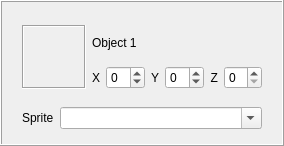
<?xml version="1.0" encoding="UTF-8"?>
<ui version="4.0">
 <class>ObjectPropertiesFrame</class>
 <widget class="QFrame" name="ObjectPropertiesFrame">
  <property name="geometry">
   <rect>
    <x>0</x>
    <y>0</y>
    <width>284</width>
    <height>146</height>
   </rect>
  </property>
  <property name="sizePolicy">
   <sizepolicy hsizetype="Preferred" vsizetype="Expanding">
    <horstretch>0</horstretch>
    <verstretch>0</verstretch>
   </sizepolicy>
  </property>
  <property name="minimumSize">
   <size>
    <width>284</width>
    <height>90</height>
   </size>
  </property>
  <property name="windowTitle">
   <string>Frame</string>
  </property>
  <property name="layoutDirection">
   <enum>Qt::LeftToRight</enum>
  </property>
  <property name="frameShape">
   <enum>QFrame::Box</enum>
  </property>
  <property name="frameShadow">
   <enum>QFrame::Raised</enum>
  </property>
  <property name="lineWidth">
   <number>1</number>
  </property>
  <layout class="QVBoxLayout" name="verticalLayout_2">
   <item>
    <widget class="QWidget" name="widget" native="true">
     <property name="sizePolicy">
      <sizepolicy hsizetype="Preferred" vsizetype="Fixed">
       <horstretch>0</horstretch>
       <verstretch>0</verstretch>
      </sizepolicy>
     </property>
     <layout class="QHBoxLayout" name="horizontalLayout_2">
      <item>
       <widget class="QLabel" name="label_spritePixmap">
        <property name="sizePolicy">
         <sizepolicy hsizetype="Fixed" vsizetype="Fixed">
          <horstretch>0</horstretch>
          <verstretch>0</verstretch>
         </sizepolicy>
        </property>
        <property name="minimumSize">
         <size>
          <width>64</width>
          <height>64</height>
         </size>
        </property>
        <property name="frameShape">
         <enum>QFrame::Box</enum>
        </property>
        <property name="frameShadow">
         <enum>QFrame::Sunken</enum>
        </property>
        <property name="text">
         <string/>
        </property>
        <property name="scaledContents">
         <bool>false</bool>
        </property>
        <property name="alignment">
         <set>Qt::AlignCenter</set>
        </property>
        <property name="indent">
         <number>-1</number>
        </property>
       </widget>
      </item>
      <item>
       <layout class="QVBoxLayout" name="verticalLayout">
        <item>
         <widget class="QLabel" name="label_name">
          <property name="text">
           <string>Object 1</string>
          </property>
         </widget>
        </item>
        <item>
         <layout class="QHBoxLayout" name="horizontalLayout">
          <item>
           <layout class="QHBoxLayout" name="x">
            <item>
             <widget class="QLabel" name="label_x">
              <property name="text">
               <string>X</string>
              </property>
              <property name="alignment">
               <set>Qt::AlignRight|Qt::AlignTrailing|Qt::AlignVCenter</set>
              </property>
             </widget>
            </item>
            <item>
             <widget class="NoScrollSpinBox" name="spinBox_x">
              <property name="focusPolicy">
               <enum>Qt::StrongFocus</enum>
              </property>
              <property name="toolTip">
               <string>&lt;html&gt;&lt;head/&gt;&lt;body&gt;&lt;p&gt;The X coordinate of this object.&lt;/p&gt;&lt;/body&gt;&lt;/html&gt;</string>
              </property>
              <property name="minimum">
               <number>-32768</number>
              </property>
              <property name="maximum">
               <number>32767</number>
              </property>
             </widget>
            </item>
           </layout>
          </item>
          <item>
           <layout class="QHBoxLayout" name="y">
            <item>
             <widget class="QLabel" name="label_y">
              <property name="text">
               <string>Y</string>
              </property>
              <property name="alignment">
               <set>Qt::AlignRight|Qt::AlignTrailing|Qt::AlignVCenter</set>
              </property>
             </widget>
            </item>
            <item>
             <widget class="NoScrollSpinBox" name="spinBox_y">
              <property name="focusPolicy">
               <enum>Qt::StrongFocus</enum>
              </property>
              <property name="toolTip">
               <string>&lt;html&gt;&lt;head/&gt;&lt;body&gt;&lt;p&gt;The Y coordinate of this object.&lt;/p&gt;&lt;/body&gt;&lt;/html&gt;</string>
              </property>
              <property name="minimum">
               <number>-32768</number>
              </property>
              <property name="maximum">
               <number>32767</number>
              </property>
             </widget>
            </item>
           </layout>
          </item>
          <item>
           <layout class="QHBoxLayout" name="z">
            <item>
             <widget class="QLabel" name="label">
              <property name="text">
               <string>Z</string>
              </property>
              <property name="alignment">
               <set>Qt::AlignRight|Qt::AlignTrailing|Qt::AlignVCenter</set>
              </property>
             </widget>
            </item>
            <item>
             <widget class="NoScrollSpinBox" name="spinBox_z">
              <property name="focusPolicy">
               <enum>Qt::StrongFocus</enum>
              </property>
              <property name="toolTip">
               <string>&lt;html&gt;&lt;head/&gt;&lt;body&gt;&lt;p&gt;The elevation of this object.&lt;/p&gt;&lt;/body&gt;&lt;/html&gt;</string>
              </property>
              <property name="maximum">
               <number>15</number>
              </property>
             </widget>
            </item>
           </layout>
          </item>
          <item>
           <spacer name="horizontalSpacer">
            <property name="orientation">
             <enum>Qt::Horizontal</enum>
            </property>
            <property name="sizeHint" stdset="0">
             <size>
              <width>40</width>
              <height>20</height>
             </size>
            </property>
           </spacer>
          </item>
         </layout>
        </item>
       </layout>
      </item>
     </layout>
    </widget>
   </item>
   <item>
    <widget class="QWidget" name="sprite" native="true">
     <property name="sizePolicy">
      <sizepolicy hsizetype="Preferred" vsizetype="Fixed">
       <horstretch>0</horstretch>
       <verstretch>0</verstretch>
      </sizepolicy>
     </property>
     <layout class="QFormLayout" name="formLayout_sprite">
      <property name="leftMargin">
       <number>9</number>
      </property>
      <property name="topMargin">
       <number>0</number>
      </property>
      <property name="bottomMargin">
       <number>0</number>
      </property>
      <item row="0" column="0">
       <widget class="QLabel" name="label_sprite">
        <property name="text">
         <string>Sprite</string>
        </property>
        <property name="buddy">
         <cstring>comboBox_sprite</cstring>
        </property>
       </widget>
      </item>
      <item row="0" column="1">
       <widget class="NoScrollComboBox" name="comboBox_sprite">
        <property name="enabled">
         <bool>true</bool>
        </property>
        <property name="sizePolicy">
         <sizepolicy hsizetype="MinimumExpanding" vsizetype="Fixed">
          <horstretch>0</horstretch>
          <verstretch>0</verstretch>
         </sizepolicy>
        </property>
        <property name="focusPolicy">
         <enum>Qt::StrongFocus</enum>
        </property>
        <property name="toolTip">
         <string>&lt;html&gt;&lt;head/&gt;&lt;body&gt;&lt;p&gt;The sprite graphics to use for this object.&lt;/p&gt;&lt;/body&gt;&lt;/html&gt;</string>
        </property>
        <property name="editable">
         <bool>true</bool>
        </property>
        <property name="currentText">
         <string/>
        </property>
        <property name="maxVisibleItems">
         <number>25</number>
        </property>
        <property name="sizeAdjustPolicy">
         <enum>QComboBox::AdjustToContentsOnFirstShow</enum>
        </property>
       </widget>
      </item>
     </layout>
    </widget>
   </item>
  </layout>
 </widget>
 <customwidgets>
  <customwidget>
   <class>NoScrollComboBox</class>
   <extends>QComboBox</extends>
   <header>noscrollcombobox.h</header>
  </customwidget>
  <customwidget>
   <class>NoScrollSpinBox</class>
   <extends>QSpinBox</extends>
   <header>noscrollspinbox.h</header>
  </customwidget>
 </customwidgets>
 <tabstops>
  <tabstop>spinBox_x</tabstop>
  <tabstop>spinBox_y</tabstop>
  <tabstop>spinBox_z</tabstop>
  <tabstop>comboBox_sprite</tabstop>
 </tabstops>
 <resources/>
 <connections/>
</ui>
